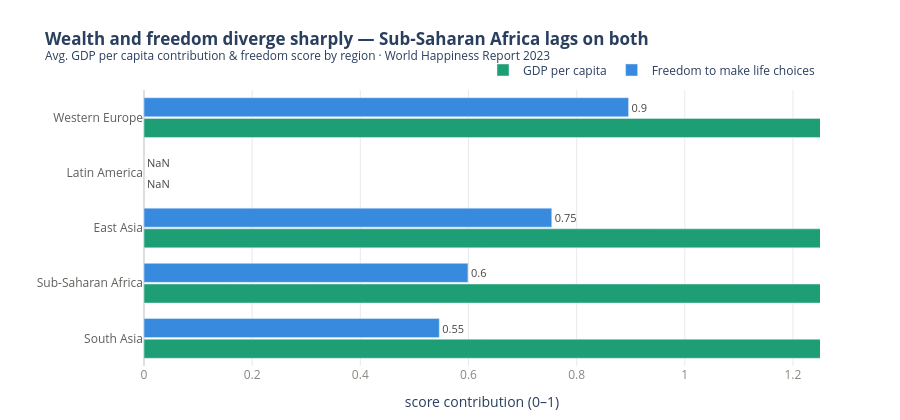

The cell this chart's notebook holds for it:
### Markdown cell above
---
## Done? Stretch Goal

If you finish both tasks with time to spare, try this:

**Task 3 (stretch):** Build a **grouped bar chart** comparing 2 sub-factors (e.g. `GDP_per_capita` and `Freedom`) across the 5 most populated regions. Use colour meaningfully and write an insight title.

Regions to include: `'Western Europe'`, `'Latin America'`, `'East Asia'`, `'Sub-Saharan Africa'`, `'South Asia'`

### Code cell
# Task 3: Grouped bar chart — GDP vs Freedom across 5 regions (horizontal)
# -------------------------------------------------------------------------

regions_5 = ['Western Europe', 'Latin America', 'East Asia',
             'Sub-Saharan Africa', 'South Asia']

subset = (df[df['Region'].isin(regions_5)]
          .groupby('Region')[['GDP', 'Freedom']]
          .mean()
          .reindex(regions_5)
          .reset_index())

fig = go.Figure()

factor_styles = {
    'GDP':     {'color': '#1D9E75', 'label': 'GDP per capita'},
    'Freedom': {'color': '#378ADD', 'label': 'Freedom to make life choices'},
}

for col, style in factor_styles.items():
    fig.add_trace(go.Bar(
        x=subset[col].round(3),
        y=subset['Region'],
        orientation='h',
        name=style['label'],
        marker_color=style['color'],
        text=subset[col].round(2),
        textposition='outside',
        textfont=dict(size=11, color='#444441'),
    ))

fig.update_layout(
    title=(
        '<b>Wealth and freedom diverge sharply — Sub-Saharan Africa lags on both</b><br>'
        '<sup>Avg. GDP per capita contribution & freedom score by region · World Happiness Report 2023</sup>'
    ),
    barmode='group',
    bargap=0.25,
    bargroupgap=0.08,
    xaxis=dict(
        title='score contribution (0–1)',
        range=[0, 1.25],
        showgrid=True,
        gridcolor='rgba(200,200,200,0.4)',
        zeroline=True,
        zerolinecolor='rgba(200,200,200,0.6)',
        tickfont=dict(size=12, color='#888780'),
    ),
    yaxis=dict(
        title='',
        tickfont=dict(size=12, color='#5F5E5A'),
        showgrid=False,
        categoryorder='array',
        categoryarray=regions_5[::-1],  # South Asia at bottom, Western Europe at top
    ),
    legend=dict(
        orientation='h',
        yanchor='bottom',
        y=1.02,
        xanchor='right',
        x=1,
        font=dict(size=12),
    ),
    plot_bgcolor='white',
    paper_bgcolor='white',
    height=420,
    margin=dict(l=20, r=80, t=90, b=40),
)

fig.show()

### Figure 1 — Plotly figure (JSON) as saved in the notebook; plotly's stock layout.template omitted (floating-point values rounded to 4 significant figures)
{"data": [{"marker": {"color": "#1D9E75"}, "name": "GDP per capita", "orientation": "h", "text": [10.96, NaN, 10.31, 7.08, 7.15], "textfont": {"color": "#444441", "size": 11}, "textposition": "outside", "type": "bar", "x": [10.96, NaN, 10.31, 7.082, 7.152], "y": ["Western Europe", "Latin America", "East Asia", "Sub-Saharan Africa", "South Asia"]}, {"marker": {"color": "#378ADD"}, "name": "Freedom to make life choices", "orientation": "h", "text": [0.9, NaN, 0.75, 0.6, 0.55], "textfont": {"color": "#444441", "size": 11}, "textposition": "outside", "type": "bar", "x": [0.896, NaN, 0.754, 0.599, 0.546], "y": ["Western Europe", "Latin America", "East Asia", "Sub-Saharan Africa", "South Asia"]}], "layout": {"bargap": 0.25, "bargroupgap": 0.08, "barmode": "group", "height": 420, "legend": {"font": {"size": 12}, "orientation": "h", "x": 1, "xanchor": "right", "y": 1.02, "yanchor": "bottom"}, "margin": {"b": 40, "l": 20, "r": 80, "t": 90}, "paper_bgcolor": "white", "plot_bgcolor": "white", "title": {"text": "<b>Wealth and freedom diverge sharply — Sub-Saharan Africa lags on both</b><br><sup>Avg. GDP per capita contribution & freedom score by region · World Happiness Report 2023</sup>"}, "xaxis": {"gridcolor": "rgba(200,200,200,0.4)", "range": [0, 1.25], "showgrid": true, "tickfont": {"color": "#888780", "size": 12}, "title": {"text": "score contribution (0–1)"}, "zeroline": true, "zerolinecolor": "rgba(200,200,200,0.6)"}, "yaxis": {"categoryarray": ["South Asia", "Sub-Saharan Africa", "East Asia", "Latin America", "Western Europe"], "categoryorder": "array", "showgrid": false, "tickfont": {"color": "#5F5E5A", "size": 12}, "title": {"text": ""}}}}
